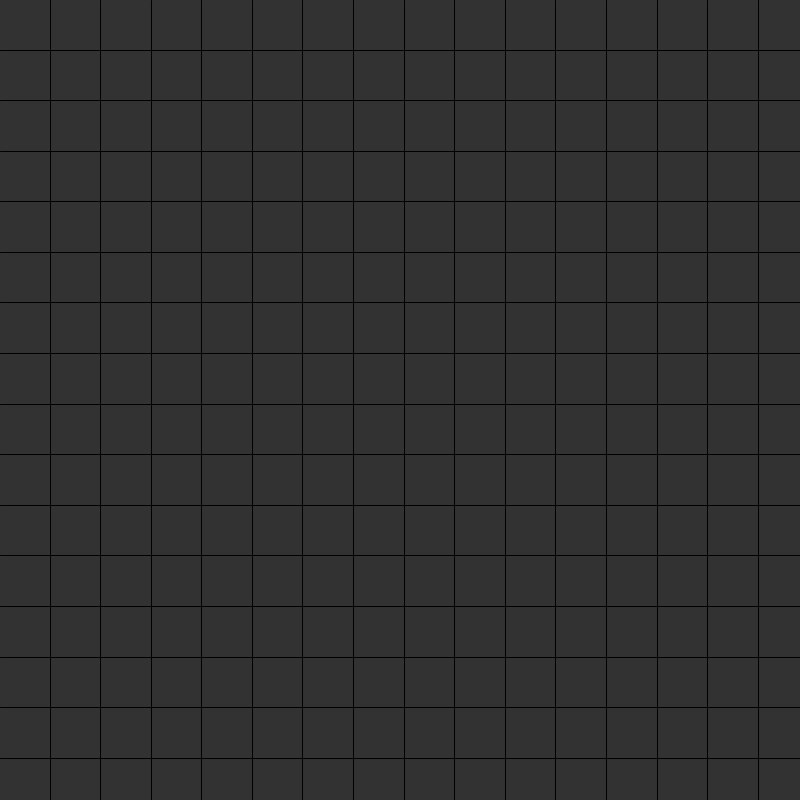
Frame 1 (no input)
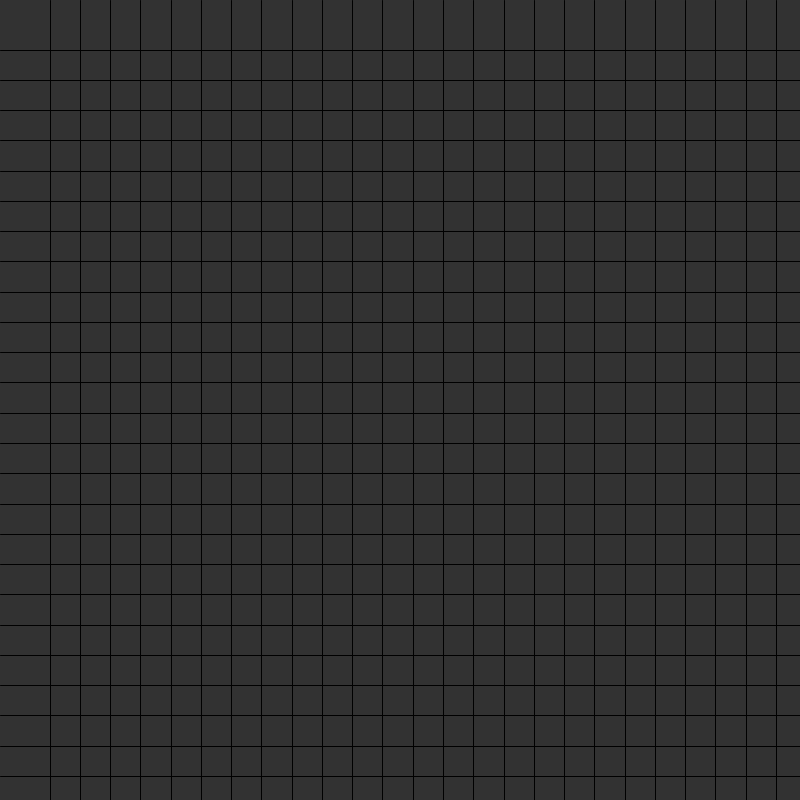
Frame 60 (the mouse pressed at the canvas centre just before this capture)
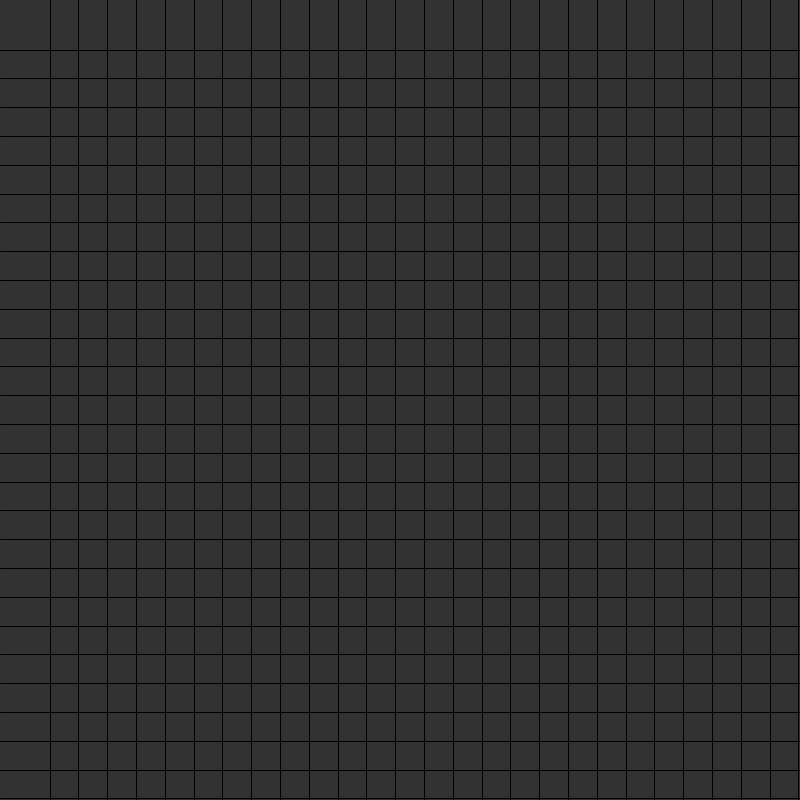
Frame 120 (the mouse held since frame 60 and released just before this capture)

The Processing sketch that drew these frames (run headless with seeded random() and noise(); from frame 60 on, the mouse is pressed at the canvas centre):

// Processing sketch: randomly_chaging_spacing_in_grid
// ── randomly_chaging_spacing_in_grid.pde
float x = 50;
float y = 50;
float spacing = 50;
void setup(){
    size(800,800);
}

void draw(){
  spacing = spacing + random(-2,2);
    background(50);
        x = 50;
    while(x < width)
    {
    line(x,0,x,height);
    fill(255);
    x = x + spacing;
    }
    y = 50;
    while(y < height)
    {
    line(0,y,width,y);
    fill(255);
    y = y + spacing;
    }
  }
